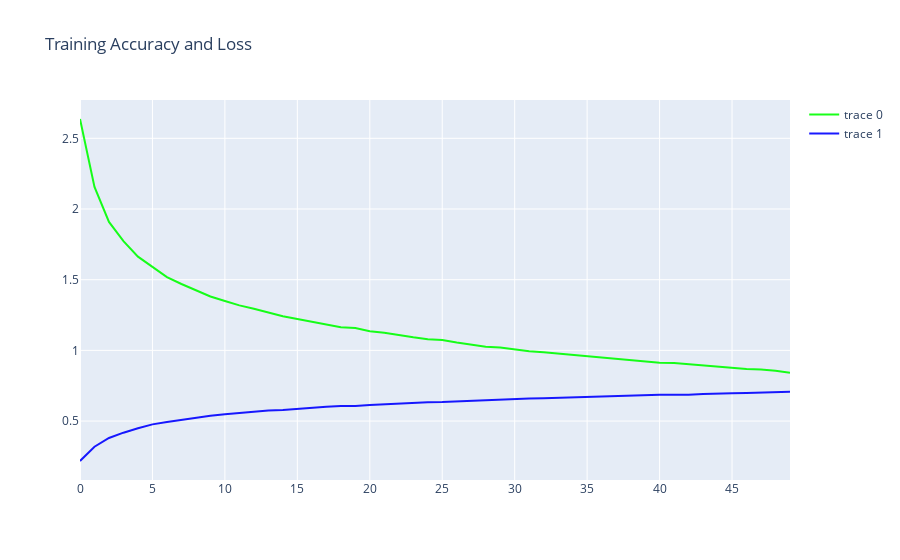

Write notebook code for a chart like this one.
### Code cell
x_ = np.array(range(len(history.history['loss']))) # get loss values from the history
trace1 = go.Scatter(
        x = x_,
        y = history.history['loss'], # get loss values from the history
        mode = "lines",
        marker = dict(color = "rgba(0,255,0,0.9)"),
        text = "Loss"
)
trace2 = go.Scatter(
        x = x_,
        y = history.history['accuracy'],# get accuracy values from the history
        mode = "lines",
        marker = dict(color = "rgba(0,0,255,0.9)"),
        text = "Accuracy"
)
data = [trace1,trace2]
layout = dict(title = "Training Accuracy and Loss")
fig = dict(data = data,layout=layout)
iplot(fig)

### Figure 1 — Plotly figure (JSON) as saved in the notebook; plotly's stock layout.template omitted (floating-point values rounded to 4 significant figures)
{"data": [{"marker": {"color": "rgba(0,255,0,0.9)"}, "mode": "lines", "text": "Loss", "type": "scatter", "x": [0, 1, 2, 3, 4, 5, 6, 7, 8, 9, 10, 11, 12, 13, 14, 15, 16, 17, 18, 19, 20, 21, 22, 23, 24, 25, 26, 27, 28, 29, 30, 31, 32, 33, 34, 35, 36, 37, 38, 39, 40, 41, 42, 43, 44, 45, 46, 47, 48, 49], "y": [2.637, 2.156, 1.908, 1.772, 1.663, 1.588, 1.519, 1.47, 1.427, 1.381, 1.349, 1.318, 1.294, 1.265, 1.241, 1.221, 1.202, 1.181, 1.164, 1.158, 1.136, 1.125, 1.106, 1.092, 1.079, 1.073, 1.055, 1.042, 1.026, 1.021, 1.008, 0.9933, 0.9862, 0.9777, 0.9655, 0.9567, 0.9495, 0.9412, 0.9336, 0.9233, 0.9126, 0.9101, 0.9009, 0.8925, 0.8817, 0.877, 0.8678, 0.865, 0.8566, 0.8418]}, {"marker": {"color": "rgba(0,0,255,0.9)"}, "mode": "lines", "text": "Accuracy", "type": "scatter", "x": [0, 1, 2, 3, 4, 5, 6, 7, 8, 9, 10, 11, 12, 13, 14, 15, 16, 17, 18, 19, 20, 21, 22, 23, 24, 25, 26, 27, 28, 29, 30, 31, 32, 33, 34, 35, 36, 37, 38, 39, 40, 41, 42, 43, 44, 45, 46, 47, 48, 49], "y": [0.2175, 0.3187, 0.3802, 0.4178, 0.4491, 0.4765, 0.4933, 0.5097, 0.5237, 0.5379, 0.5487, 0.5578, 0.5634, 0.5746, 0.5781, 0.5874, 0.592, 0.6007, 0.6062, 0.6056, 0.6142, 0.6199, 0.6241, 0.6295, 0.633, 0.6344, 0.6391, 0.6451, 0.6508, 0.6503, 0.6552, 0.66, 0.6622, 0.6657, 0.6691, 0.67, 0.6739, 0.6772, 0.6781, 0.6819, 0.6859, 0.6869, 0.686, 0.6906, 0.6954, 0.6963, 0.6988, 0.7007, 0.7028, 0.7076]}], "layout": {"title": {"text": "Training Accuracy and Loss"}}}
